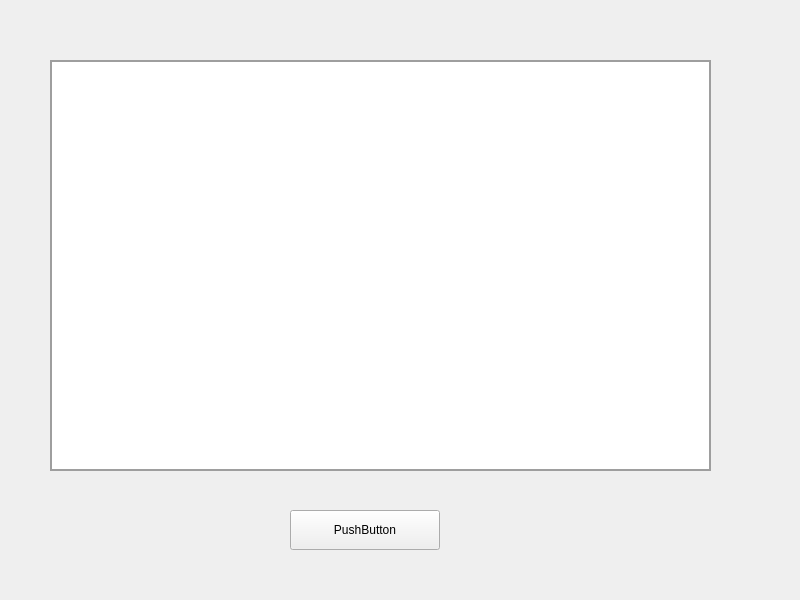
<?xml version="1.0" encoding="UTF-8"?>
<ui version="4.0">
 <class>DataConfig</class>
 <widget class="QWidget" name="DataConfig">
  <property name="geometry">
   <rect>
    <x>0</x>
    <y>0</y>
    <width>800</width>
    <height>600</height>
   </rect>
  </property>
  <property name="windowTitle">
   <string>Form</string>
  </property>
  <widget class="QTableView" name="tableView">
   <property name="geometry">
    <rect>
     <x>50</x>
     <y>60</y>
     <width>661</width>
     <height>411</height>
    </rect>
   </property>
   <property name="styleSheet">
    <string notr="true">QTableView {
	border: 2px solid rgb(158, 158, 158);
}</string>
   </property>
  </widget>
  <widget class="QPushButton" name="pushButton">
   <property name="geometry">
    <rect>
     <x>290</x>
     <y>510</y>
     <width>150</width>
     <height>40</height>
    </rect>
   </property>
   <property name="text">
    <string>PushButton</string>
   </property>
  </widget>
 </widget>
 <resources/>
 <connections/>
</ui>
